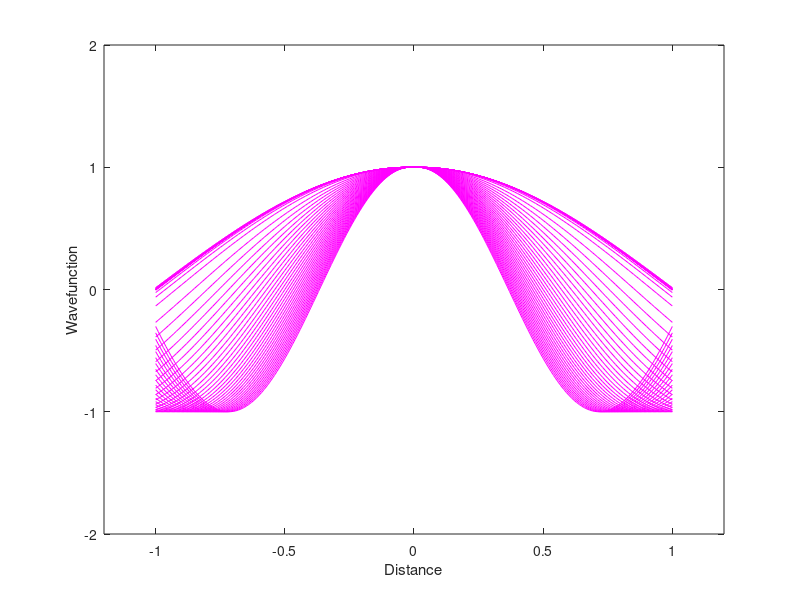

This chart was generated by the following MATLAB code:
%%Chapter 10.2: One Dimension - Shooting and Matching Methods
clear all;

V_max = 1000;

N = 100; %number of the spatial grids
dx = 0.01; %size of the spatial grids
x = (dx:dx:N*dx);

%Initial guess for the increment dE
dE = 0.5;
min_dE = 0.00001;
%cutoff parameter
b = 1.5;
keep_going = true;

%Wave Amplitude
L = (0.5*length(x)*dx);
A = L^(-0.5);

%colors for graphing
c = ['r','g','b','y','m','k'];

%Generate the potential for the "infinite" potential well
V = zeros(1,length(x));
V(1) = V_max;
V(length(x)) = V_max;

%Settings for an even parity solution

last_diverge = 0;

%Find the solutions for even energy levels
E = 10;
color = 'm';



while (abs(dE) > min_dE && keep_going);

%initial conditions    
Psi_x(1) = 1;
Psi_x(2) = 1;

%calculate the wave equation

    for j = 2:N-1
   
%     if(mod(n,2) == 0)    
%     k = ((n*pi)/L);
%     Psi_x(j) = A*sin(k*x(j));
%     end
%     if(mod(n,2) == 1)
%     k = (((2*n-1)*pi)/(2*L));
%     Psi_x(j) = A*cos(k*x(j));
%     end

    Psi_x(j+1) = 2*Psi_x(j) - Psi_x(j-1) - 2*(E-V(j))*(dx^2)*Psi_x(j);
    
        if(abs(Psi_x(j+1)) > b);
            %assume P_x is diverging
            j = (N);
        end
     
    end

%now we need to mirror the shooting solution for the wave to the other side
%as well
Psi_x_right = Psi_x;
for i = 1:length(Psi_x)
    x_left(i) = -(x(end+1-i));
    Psi_x_left(i) = Psi_x_right(end+1-i);
end
%Then we put it into a single array
Psi_x_total = [Psi_x_left, Psi_x_right];
x_total = [x_left, x];


plot(x_total,Psi_x_total,color);
hold on;
xlabel('Distance')
ylabel('Wavefunction')
axis([-(0.2*N*dx+N*dx) (0.2*N*dx+N*dx) -2 2]);

%ask the user if they want to continue the simulation

    prompt = {'Do you like this solution? (1 - yes, 0 - no)'};
    dlg_title = 'Input';
    num_lines = 1;
    def = {'0'};
    prompt_ans = inputdlg(prompt,dlg_title,num_lines,def)';
    
    x_input = str2double(prompt_ans);
    if(x_input == 1)
        keep_going = false;
    end
    if(x_input == 0)
        keep_going = true;
    end

    if(sign(Psi_x(end))~=sign(last_diverge));
    dE = -0.5*dE; 
    end
    E = E + dE;
    last_diverge = sign(Psi_x(end));
    disp(dE);
    
end


